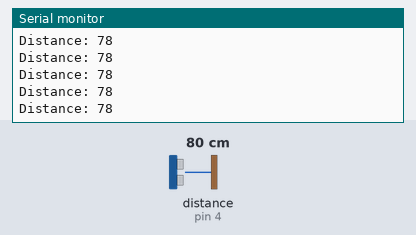
Bench run of a sketch on a simulated Arduino Uno, built with avr-gcc and run on an emulated ATmega328P. Shown: the last lines printed to the serial monitor. Wiring (inferred from the names in the program): ultrasonic range finder: trigger pin 7; echo pin 4. The test bench sets the inputs (shaded band); at power-on: distance to the obstacle (sensor on pin 4) 80 cm. The echo pulse lasts 58.3 µs per cm.

Above: at 1.2 s.
1.3 s: distance to the obstacle (sensor on pin 4) set to 2 cm
At 2.0 s:
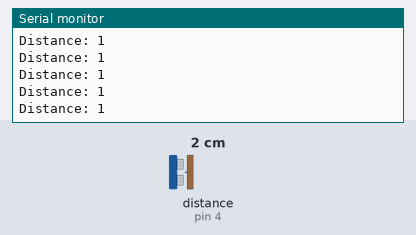
4.3 s: distance to the obstacle (sensor on pin 4) set to 120 cm
At 5.3 s:
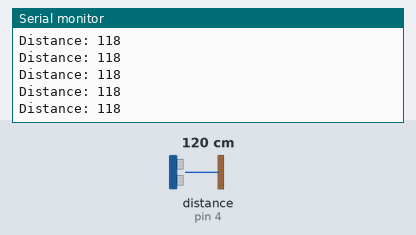
7.3 s: distance to the obstacle (sensor on pin 4) set to 4 cm
At 8.3 s:
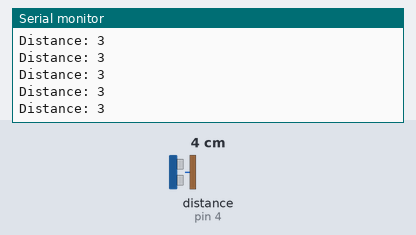
10.3 s: distance to the obstacle (sensor on pin 4) set to 18 cm
At 10.9 s:
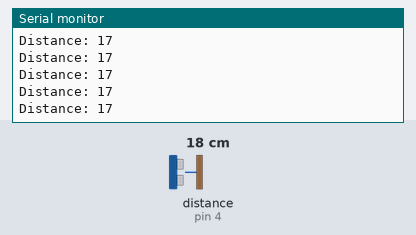
Timing chart, 0 to 13.3 s (numbered marks = the images above; inputs shaded):
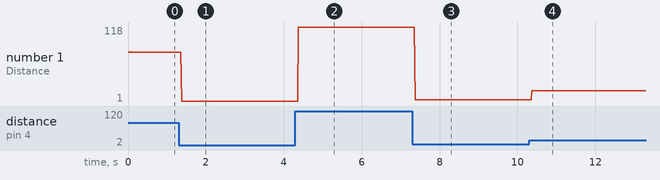

Measured:
- after the input at 1.3 s, the serial monitor: prints a new line after 0.07 s (image 1)
- after the input at 4.3 s, the serial monitor: prints a new line after 0.08 s (image 2)
- after the input at 7.3 s, the serial monitor: prints a new line after 0.07 s (image 3)
- after the input at 10.3 s, the serial monitor: prints a new line after 0.07 s (image 4)
- plotted number 1: 78 → 1 after the input at 1.3 s, 1 → 118 after the input at 4.3 s, 118 → 3 after the input at 7.3 s, 3 → 1 after the input at 10.3 s

The sketch:

ultrasonic-sensor-test-sol.ino
```cpp
/*
* Ultrasonic Sensor HC-SR04 and Arduino Tutorial
*
* Crated by Dejan Nedelkovski,
* www.HowToMechatronics.com
*
*/
// defines pins numbers
const int trigPin = 2;
const int echoPin = 3;

const int trigPinLeft = 7;
const int echoPinLeft = 4;

const int trigPinRight = 11;
const int echoPinRight = 12;

// defines variables
long duration;
int distance;
void setup() {
  pinMode(trigPin, OUTPUT); // Sets the trigPin as an Output
  pinMode(echoPin, INPUT); // Sets the echoPin as an Input
  pinMode(trigPinLeft, OUTPUT); // Sets the trigPin as an Output
  pinMode(echoPinLeft, INPUT); // Sets the echoPin as an Input
  pinMode(trigPinRight, OUTPUT); // Sets the trigPin as an Output
  pinMode(echoPinRight, INPUT); // Sets the echoPin as an Input

  Serial.begin(9600); // Starts the serial communication
}
void loop() {

  // Calculate distance and print it to the serial monitor
  int distance = getDistance(trigPinLeft, echoPinLeft);
  Serial.print("Distance: ");
  Serial.println(distance);

  // Pause before looping again
}

int getDistance(int tPin, int ePin) {
  // Clears the trigPin
  digitalWrite(tPin, LOW);
  delayMicroseconds(2);

  // Sets the trigPin on HIGH state for 10 micro seconds
  digitalWrite(tPin, HIGH);
  delayMicroseconds(10);
  digitalWrite(tPin, LOW);

  // Reads the echoPin, returns the sound wave travel time in microseconds
  duration = pulseIn(ePin, HIGH);

  // Calculating the distance
  distance= duration*0.034/2;
  return distance;
}
```
